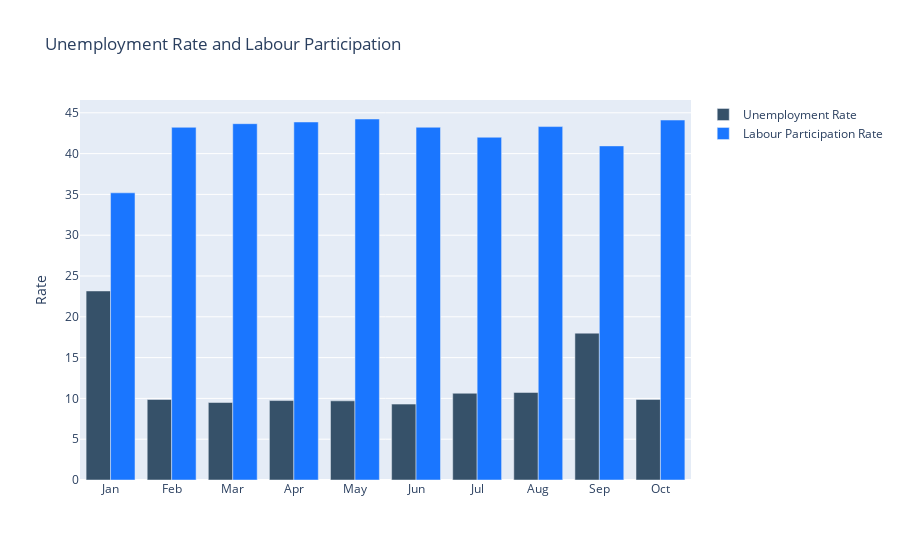

The code cell stored with this chart in its notebook:
### Code cell
import plotly.graph_objs as go

# Assuming 'data' contains the necessary columns ('month', 'estimated unemployment rate', 'estimated labour participation rate')
# and has been properly prepared or extracted from your DataFrame

month = ['Jan', 'Feb', 'Mar', 'Apr', 'May', 'Jun', 'Jul', 'Aug', 'Sep', 'Oct']
unemployment_rate = data['Estimated Unemployment Rate (%)']
labour_participation_rate = data['Estimated Labour Participation Rate (%)']

fig = go.Figure()

fig.add_trace(go.Bar(x=month, y=unemployment_rate, name='Unemployment Rate', marker_color='rgb(54, 81, 105)'))
fig.add_trace(go.Bar(x=month, y=labour_participation_rate, name='Labour Participation Rate', marker_color='rgb(26, 118, 255)'))

fig.update_layout(
    title='Unemployment Rate and Labour Participation',
    xaxis={'categoryorder': 'array', 'categoryarray': month},
    yaxis_title='Rate',
    barmode='group'
)

fig.show()

### Figure 1 — Plotly figure (JSON) as saved in the notebook; plotly's stock layout.template omitted (floating-point values rounded to 4 significant figures)
{"data": [{"marker": {"color": "rgb(54, 81, 105)"}, "name": "Unemployment Rate", "type": "bar", "x": ["Jan", "Feb", "Mar", "Apr", "May", "Jun", "Jul", "Aug", "Sep", "Oct"], "y": [23.17, 9.866, 9.497, 9.735, 9.703, 9.301, 10.63, 10.73, 18.0, 9.868, 9.284, 8.934]}, {"marker": {"color": "rgb(26, 118, 255)"}, "name": "Labour Participation Rate", "type": "bar", "x": ["Jan", "Feb", "Mar", "Apr", "May", "Jun", "Jul", "Aug", "Sep", "Oct"], "y": [35.19, 43.22, 43.67, 43.87, 44.24, 43.23, 42.0, 43.31, 40.94, 44.11, 43.16, 43.51]}], "layout": {"autosize": true, "barmode": "group", "title": {"text": "Unemployment Rate and Labour Participation"}, "xaxis": {"autorange": true, "categoryarray": ["Jan", "Feb", "Mar", "Apr", "May", "Jun", "Jul", "Aug", "Sep", "Oct"], "categoryorder": "array", "range": [-0.5, 9.5], "type": "category"}, "yaxis": {"autorange": true, "range": [0, 46.57], "title": {"text": "Rate"}, "type": "linear"}}}
